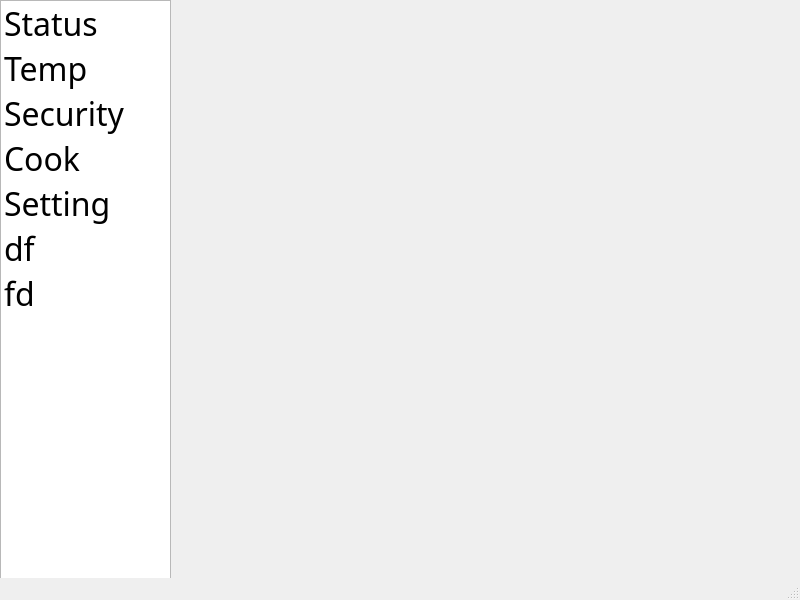
<?xml version="1.0" encoding="UTF-8"?>
<ui version="4.0">
 <class>MainWindow</class>
 <widget class="QMainWindow" name="MainWindow">
  <property name="geometry">
   <rect>
    <x>0</x>
    <y>0</y>
    <width>800</width>
    <height>600</height>
   </rect>
  </property>
  <property name="windowTitle">
   <string>System</string>
  </property>
  <property name="styleSheet">
   <string notr="true"/>
  </property>
  <property name="tabShape">
   <enum>QTabWidget::Rounded</enum>
  </property>
  <widget class="QWidget" name="centralwidget">
   <widget class="QListWidget" name="listWidget">
    <property name="enabled">
     <bool>true</bool>
    </property>
    <property name="geometry">
     <rect>
      <x>0</x>
      <y>0</y>
      <width>171</width>
      <height>581</height>
     </rect>
    </property>
    <property name="font">
     <font>
      <family>Algerian</family>
      <pointsize>24</pointsize>
     </font>
    </property>
    <property name="styleSheet">
     <string notr="true"/>
    </property>
    <property name="frameShadow">
     <enum>QFrame::Sunken</enum>
    </property>
    <property name="lineWidth">
     <number>1</number>
    </property>
    <property name="autoScroll">
     <bool>true</bool>
    </property>
    <property name="showDropIndicator" stdset="0">
     <bool>true</bool>
    </property>
    <property name="selectionRectVisible">
     <bool>false</bool>
    </property>
    <item>
     <property name="text">
      <string>Status </string>
     </property>
    </item>
    <item>
     <property name="text">
      <string extracomment="temp">Temp</string>
     </property>
    </item>
    <item>
     <property name="text">
      <string>Security </string>
     </property>
    </item>
    <item>
     <property name="text">
      <string>Cook</string>
     </property>
    </item>
    <item>
     <property name="text">
      <string extracomment="setting">Setting</string>
     </property>
    </item>
    <item>
     <property name="text">
      <string>df</string>
     </property>
    </item>
    <item>
     <property name="text">
      <string>fd</string>
     </property>
    </item>
   </widget>
   <widget class="QStackedWidget" name="stackedWidget">
    <property name="geometry">
     <rect>
      <x>170</x>
      <y>70</y>
      <width>631</width>
      <height>511</height>
     </rect>
    </property>
   </widget>
   <widget class="QWidget" name="verticalLayoutWidget">
    <property name="geometry">
     <rect>
      <x>170</x>
      <y>0</y>
      <width>631</width>
      <height>71</height>
     </rect>
    </property>
    <layout class="QVBoxLayout" name="verticalLayout"/>
   </widget>
  </widget>
  <widget class="QStatusBar" name="statusbar"/>
 </widget>
 <layoutdefault spacing="6" margin="11"/>
 <resources/>
 <connections/>
</ui>
